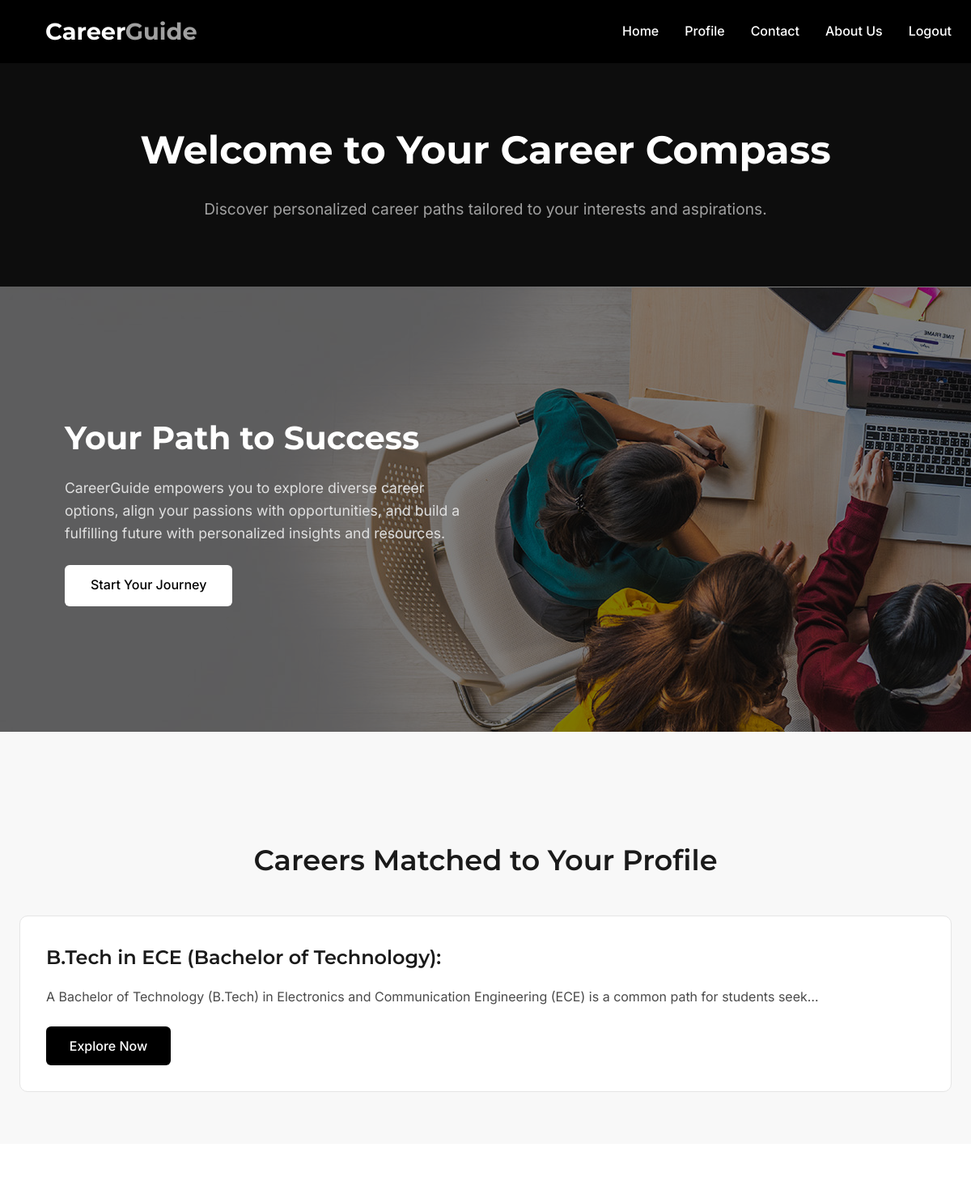
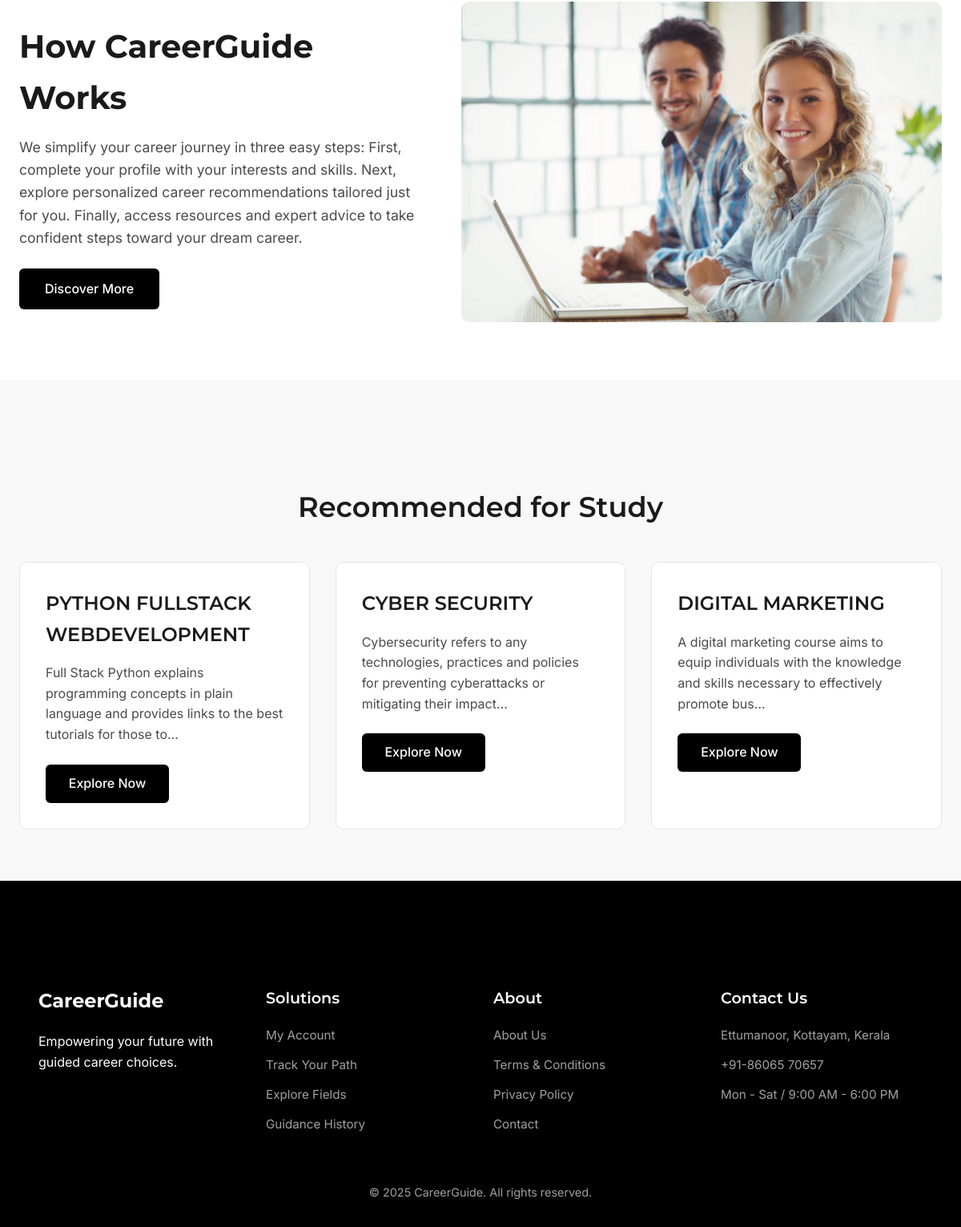
Screenshot of /index (signed in) with the database file from the repository (2 pictures, top to bottom).
### project_app/models.py (models this page shows, shortened)
class Career(models.Model):
      INTERESTED_CHOICES = [
        ('Job', 'Job'),
        ('Study', 'Study'),
    ]
      qualification=models.ForeignKey(Qualification, on_delete=models.CASCADE)
      subject = models.ForeignKey(Subject, on_delete=models.CASCADE)
      title = models.CharField(max_length=100)
      description = models.TextField()
      maindescription = models.TextField()
      interested = models.CharField(max_length=20, choices=INTERESTED_CHOICES, null=True, blank=True)

class UserCareerFilter(models.Model):
    user = models.OneToOneField(User, on_delete=models.CASCADE)
    qualification = models.ForeignKey(Qualification, on_delete=models.SET_NULL, null=True)
    subject = models.ForeignKey(Subject, on_delete=models.SET_NULL, null=True)
    interested = models.CharField(max_length=20, choices=Career.INTERESTED_CHOICES)
    details = models.TextField(blank=True)

### project_app/views.py (the view)
# urls.py: path('index', views.index, name='index'),
def index(request):
    filtered_careers = []
    user_filter = None
    if request.user.is_authenticated:
        try:
            user_filter = UserCareerFilter.objects.get(user=request.user)
            careers = Career.objects.filter(
                qualification=user_filter.qualification,
                subject=user_filter.subject,
                interested=user_filter.interested
            )
            try:
                everyone_qualification = Qualification.objects.get(name__iexact="everyone")
                if user_filter.interested == "Job":
                    job_subject = Subject.objects.get(name__iexact="Job")
                    filtered_careers = Career.objects.filter(
                        qualification=everyone_qualification,
                        subject=job_subject
                    )
                elif user_filter.interested == "Study":
                    study_subject = Subject.objects.get(name__iexact="Study")
                    filtered_careers = Career.objects.filter(
                        qualification=everyone_qualification,
                        subject=study_subject
                    )
            except (Qualification.DoesNotExist, Subject.DoesNotExist):
                messages.error(request, "Default qualifications or subjects not found.")
        except UserCareerFilter.DoesNotExist:
            return redirect('userform')
    else:
        careers = Career.objects.all()
    return render(request, "index.html", {
        "careers": careers,
        "filtered_careers": filtered_careers,
        "user_career_filter": user_filter,
    })

### templates/index.html (shortened to what this page needs)
{% load static %}
<!DOCTYPE html>
<html lang="en">
<head>
    <link rel="stylesheet" href="{% static 'css/index.css' %}">
    <link rel="stylesheet" href="https://cdnjs.cloudflare.com/ajax/libs/font-awesome/4.7.0/css/font-awesome.min.css">
</head>
<body>
    <nav>
        <div class="container nav-container">
            <div class="logo">Career<span>Guide</span></div>
            <div class="nav-links">
                <a href="{% url 'index' %}" title="Home">Home</a>
                <a href="{% url 'profile' %}" title="Profile">Profile</a>
                <a href="{% url 'contact' %}" title="Contact">Contact</a>
                <a href="{% url 'about' %}" title="About">About Us</a>
                {% if user.is_authenticated %}
                    <a href="{% url 'logout' %}" title="Logout">Logout</a>
                {% else %}
                    <a href="{% url 'userlogin' %}" title="Login">Login</a>
                {% endif %}
            </div>
        </div>
    </nav>
    <main>
        <div class="hero-content">
            <h1>Welcome to Your Career Compass</h1>
            <p>Discover personalized career paths tailored to your interests and aspirations.</p>
        </div>
    </main>
    <section class="hero-image">
        <div class="image-overlay">
            <div class="image-text">
                <h2>Your Path to Success</h2>
                <p>CareerGuide empowers you to explore diverse career options, align your passions with opportunities, and build a fulfilling future with personalized insights and resources.</p>
                <a href="{% url 'profile' %}" class="btn">Start Your Journey</a>
            </div>
        </div>
    </section>
    <section class="courses-container">
        <h2>Careers Matched to Your Profile</h2>
        <div class="course-grid">
            {% for career in careers %}
            <div class="course-card">
                <h3>{{ career.title }}</h3>
                <p>{{ career.description|truncatechars:120 }}</p>
                <a href="{% url 'details' career.id %}" class="btn">Explore Now</a>
            </div>
            {% empty %}
            <p class="empty-message">No personalized career matches found. Update your interests in your profile.</p>
            {% endfor %}
        </div>
    </section>
    <section class="how-it-works">
        <div class="container how-it-works-container">
            <div class="how-it-works-text">
                <h2>How CareerGuide Works</h2>
                <p>We simplify your career journey in three easy steps: First, complete your profile with your interests and skills. Next, explore personalized career recommendations tailored just for you. Finally, access resources and expert advice to take confident steps toward your dream career.</p>
                <a href="{% url 'about' %}" class="btn">Discover More</a>
            </div>
            <div class="how-it-works-image">
                <img src="{% static 'images/bg1.jpg' %}" alt="Career Guidance Illustration">
            </div>
        </div>
    </section>
    {% if user_career_filter %}
    <section class="courses-container">
        <h2>Recommended for {{ user_career_filter.interested|title }}</h2>
        <div class="course-grid">
            {% for career in filtered_careers %}
            <div class="course-card">
                <h3>{{ career.title }}</h3>
                <p>{{ career.description|truncatechars:120 }}</p>
                <a href="{% url 'details' career.id %}" class="btn">Explore Now</a>
            </div>
            {% empty %}
            <p class="empty-message">No matching careers found in this category.</p>
            {% endfor %}
        </div>
    </section>
    {% endif %}
    <footer class="footer">
        <div class="container">
            <div class="footer-container">
                <div class="foot-column">
                    <h3>CareerGuide</h3>
                    <p>Empowering your future with guided career choices.</p>
                </div>
                <div class="foot-column">
                    <h4>Solutions</h4>
                    <ul>
                        <li><a href="#">My Account</a></li>
                        <li><a href="#">Track Your Path</a></li>
                        <li><a href="#">Explore Fields</a></li>
                        <li><a href="#">Guidance History</a></li>
                    </ul>
                </div>
                <div class="foot-column">
                    <h4>About</h4>
                    <ul>
                        <li><a href="{% url 'about' %}">About Us</a></li>
                        <li><a href="#">Terms & Conditions</a></li>
                        <li><a href="#">Privacy Policy</a></li>
                        <li><a href="{% url 'contact' %}">Contact</a></li>
                    </ul>
                </div>
                <div class="foot-column">
                    <h4>Contact Us</h4>
                    <ul>
                        <li>Ettumanoor, Kottayam, Kerala</li>
                        <li><a href="tel:+918606570657">+91-86065 70657</a></li>
                        <li>Mon - Sat / 9:00 AM - 6:00 PM</li>
                    </ul>
                </div>
            </div>
            <div class="footer-bottom">
                <p>© 2025 CareerGuide. All rights reserved.</p>
            </div>
        </div>
    </footer>
</body>
</html>

### static/css/index.css (style rules this page uses)
* { margin: 0; padding: 0; box-sizing: border-box; }
html, body { width: 100%; overflow-x: hidden; font-family: 'Inter', sans-serif; background: #ffffff; color: #272525; line-height: 1.6; }
.container { max-width: 1280px; margin: 0 auto; padding: 0 1.5rem; }
nav { background: #000000; padding: 1rem 0; position: fixed; top: 0; width: 100%; z-index: 1000; }
.nav-container { display: flex; justify-content: space-between; align-items: center; }
.logo { font-family: 'Montserrat', sans-serif; font-size: 1.8rem; font-weight: 700; color: #ffffff; padding-left: 2rem; }
.logo span { color: #a0a0a0; }
.nav-links { display: flex; gap: 2rem; margin-left: auto; }
.nav-links a { color: #ffffff; text-decoration: none; font-size: 1rem; font-weight: 500; transition: color 0.3s ease; }
main { background: #0d0d0d; color: #ffffff; text-align: center; padding: 5rem 1.5rem; }
.hero-content { padding-top: 4.2rem; }
.hero-content h1 { font-family: 'Montserrat', sans-serif; font-size: 3rem; font-weight: 700; margin-bottom: 1.2rem; }
.hero-content p { font-size: 1.2rem; color: #a0a0a0; max-width: 700px; margin: 0 auto; }
.hero-image { width: 100%; height: 550px; background: url('../images/newbanner.jpg') no-repeat center center/cover; position: relative; }
.image-overlay { background: rgba(0, 0, 0, 0.5); width: 100%; height: 100%; display: flex; align-items: center; }
.image-text { max-width: 500px; margin-left: 5rem; color: #ffffff; }
.image-text h2 { font-family: 'Montserrat', sans-serif; font-size: 2.5rem; font-weight: 700; margin-bottom: 1rem; }
.image-text p { font-size: 1.1rem; margin-bottom: 1.5rem; color: #e0e0e0; }
.image-text .btn { display: inline-block; background: #ffffff; color: #000000; padding: 0.8rem 2rem; border-radius: 6px; text-decoration: none; font-weight: 500; transition: background 0.3s ease, color 0.3s ease; }
.how-it-works { background: #ffffff; padding: 4rem 0; }
.how-it-works-container { display: flex; align-items: center; gap: 3rem; }
.how-it-works-text { flex: 1; color: #272525; }
.how-it-works-text h2 { font-family: 'Montserrat', sans-serif; font-size: 2.5rem; font-weight: 700; margin-bottom: 1rem; color: #1a1a1a; }
.how-it-works-text p { font-size: 1.1rem; margin-bottom: 1.5rem; color: #4a4a4a; }
.how-it-works-text .btn { display: inline-block; background: #000000; color: #ffffff; padding: 0.8rem 2rem; border-radius: 6px; text-decoration: none; font-weight: 500; transition: background 0.3s ease; }
.how-it-works-image { flex: 0 0 400px; }
.how-it-works-image img { width: 600px; height: 400px; object-fit: cover; border-radius: 10px; }
.courses-container { padding: 4rem 1.5rem; background: #f8f8f8; padding-top: calc(4rem + 4.2rem); }
.courses-container h2 { font-family: 'Montserrat', sans-serif; font-size: 2.2rem; font-weight: 600; text-align: center; margin-bottom: 2.5rem; color: #1a1a1a; }
.course-grid { display: grid; grid-template-columns: repeat(auto-fit, minmax(320px, 1fr)); gap: 2rem; }
.course-card { background: #ffffff; border: 1px solid #e5e5e5; border-radius: 10px; padding: 2rem; transition: transform 0.3s ease, box-shadow 0.3s ease; }
.course-card h3 { font-family: 'Montserrat', sans-serif; font-size: 1.5rem; font-weight: 600; color: #1a1a1a; margin-bottom: 1rem; }
.course-card p { font-size: 1rem; color: #4a4a4a; margin-bottom: 1.5rem; }
.course-card .btn { display: inline-block; background: #000000; color: #ffffff; padding: 0.7rem 1.8rem; border-radius: 6px; text-decoration: none; font-weight: 500; transition: background 0.3s ease; }
.footer { background: #000000; color: #ffffff; padding: 4rem 1.5rem 2rem; padding-top: calc(4rem + 4.2rem); }
.footer-container { display: grid; grid-template-columns: repeat(auto-fit, minmax(220px, 1fr)); gap: 2rem; }
.foot-column h3 { font-family: 'Montserrat', sans-serif; font-size: 1.5rem; font-weight: 700; color: #ffffff; margin-bottom: 1.2rem; }
.foot-column h4 { font-family: 'Montserrat', sans-serif; font-size: 1.2rem; font-weight: 600; color: #ffffff; margin-bottom: 1.2rem; }
.foot-column ul { list-style: none; }
.foot-column ul li { margin-bottom: 0.8rem; font-size: 0.95rem; color: #a0a0a0; }
.foot-column ul li a { color: #a0a0a0; text-decoration: none; transition: color 0.3s ease; }
.footer-bottom { text-align: center; margin-top: 3rem; font-size: 0.9rem; color: #a0a0a0; }

### rows the page displays
Career: title "B.Tech in ECE (Bachelor of Technology):", description "A Bachelor of Technology (B.Tech) in Electronics and Communication Engineering (ECE) is a common path for students seek…"
UserCareerFilter: interested "Study"
Career: title "PYTHON FULLSTACK WEBDEVELOPMENT", description "Full Stack Python explains programming concepts in plain language and provides links to the best tutorials for those to…"
Career: title "CYBER SECURITY", description "Cybersecurity refers to any technologies, practices and policies for preventing cyberattacks or mitigating their impact…"
Career: title "DIGITAL MARKETING", description "A digital marketing course aims to equip individuals with the knowledge and skills necessary to effectively promote bus…"
